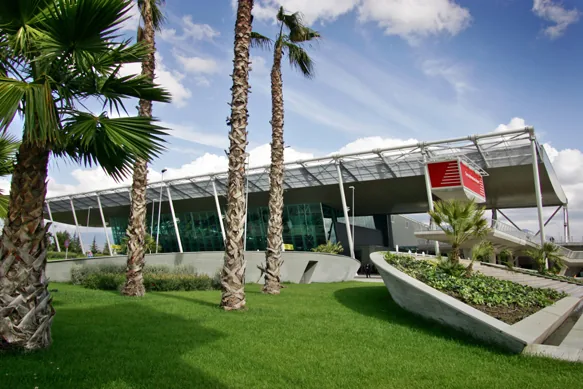
#> input picture viewer/app/lm/airport-photo.webp, 583 x 389 px
$ python dzi.py ../viewer/app/lm/airport-photo.webp out.png
#> lines starting #> are read from the running program, lines starting #| are printed output that depends on the picture
"""Cut a big image into a Deep Zoom (DZI) pyramid for OpenSeadragon, in one or more formats, encoded in parallel.

    python3 -I post/dzi.py map.png OUT_DIR/map [--formats avif,webp] [--tile 512]
Writes OUT_DIR/map.dzi and OUT_DIR/map_files/<level>/<col>_<row>.<ext> for every format.

Quality: the deepest level (native pixels, what people see when zoomed in) keeps the texture of the pixel art;
lower levels are averaged overviews and are compressed harder. Measured on the Tirana map (24 random tiles):
  WebP q90: 70 KB, 36.0 dB | AVIF q75: 50 KB, 35.7 dB | WebP q88 m6: 61 KB, 35.5 dB | AVIF q60: 33 KB, 33.8 dB
"""
import argparse, math, os
from concurrent.futures import ProcessPoolExecutor
from PIL import Image

Image.MAX_IMAGE_PIXELS = None
Q = {  # (deepest level, lower levels)
    'avif': (dict(quality=75), dict(quality=60)),
    'webp': (dict(quality=88, method=6), dict(quality=78, method=6)),
}


def encode_row(job):
    path, level, row, w, h, T, O, formats, top, files = job
    img = Image.open(path)
    n = 0
    for col in range(math.ceil(w / T)):
        x0, y0 = col * T - (O if col else 0), row * T - (O if row else 0)
        x1, y1 = min(w, (col + 1) * T + O), min(h, (row + 1) * T + O)
        tile = img.crop((x0, y0, x1, y1))
        for fmt in formats:
            tile.save(os.path.join(files, str(level), f'{col}_{row}.{fmt}'), fmt.upper(), **Q[fmt][0 if top else 1])
            n += 1
    return n


def main():
    ap = argparse.ArgumentParser()
    ap.add_argument('src'); ap.add_argument('dst')
    ap.add_argument('--tile', type=int, default=512)
    ap.add_argument('--overlap', type=int, default=1)
    ap.add_argument('--formats', default='avif,webp')
    ap.add_argument('--workers', type=int, default=os.cpu_count())
    a = ap.parse_args()
    formats = a.formats.split(',')
    img = Image.open(a.src).convert('RGB')
#> img is the input picture: PIL image 583x389 RGB; mean R, G, B 108.4, 121.2, 106.5
    W, H = img.size
#> W = 583; H = 389
    T, O = a.tile, a.overlap
    max_level = math.ceil(math.log2(max(W, H)))
#> max_level = 10
    files = a.dst + '_files'
    tmp = a.dst + '_level.png'
    jobs, n = [], 0
    level_img = img
    with ProcessPoolExecutor(a.workers) as ex:
        for level in range(max_level, -1, -1):
            scale = 2 ** (max_level - level)
            w, h = max(1, math.ceil(W / scale)), max(1, math.ceil(H / scale))
            if level_img.size != (w, h):
                level_img = level_img.resize((w, h), Image.LANCZOS)
            os.makedirs(os.path.join(files, str(level)), exist_ok=True)
            lp = f'{tmp}.{level}.png'; level_img.save(lp, compress_level=1)
            jobs.append(lp)
            n += sum(ex.map(encode_row, [(lp, level, r, w, h, T, O, formats, level == max_level, files) for r in range(math.ceil(h / T))]))
#> this loop made 1 pass
#> pass 1, in encode_row, `tile.save(os.path.join(files, str(level), f'{col}_{row}.{fmt}'), fmt.u..`:
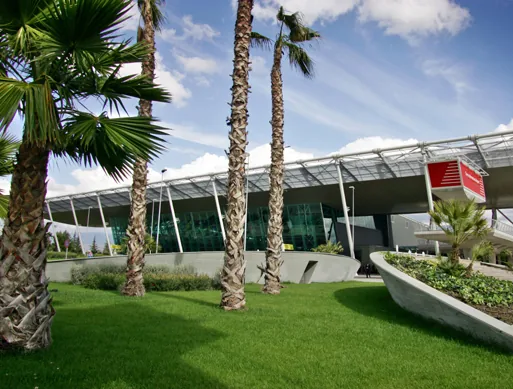
#> saved as 0_0.avif: PIL image 513x389 RGB; mean R, G, B 106.5, 119.5, 102.3
#> after the loop, jobs = ['out.png_level.png.10.png']; n = 0
    for lp in jobs:
        os.remove(lp)
    with open(a.dst + '.dzi', 'w') as f:
        f.write(f'<?xml version="1.0" encoding="UTF-8"?>\n<Image xmlns="http://schemas.microsoft.com/deepzoom/2008" '
                f'Format="{formats[0]}" Overlap="{O}" TileSize="{T}"><Size Width="{W}" Height="{H}"/></Image>\n')
    print(f'{a.dst}.dzi: {W}x{H}, {max_level + 1} levels, {n} tile files ({",".join(formats)})')


if __name__ == '__main__':
#> (the run stopped early here; a loop or call above may not have finished)

$ run again, on viewer/app/lm/airport-map.webp
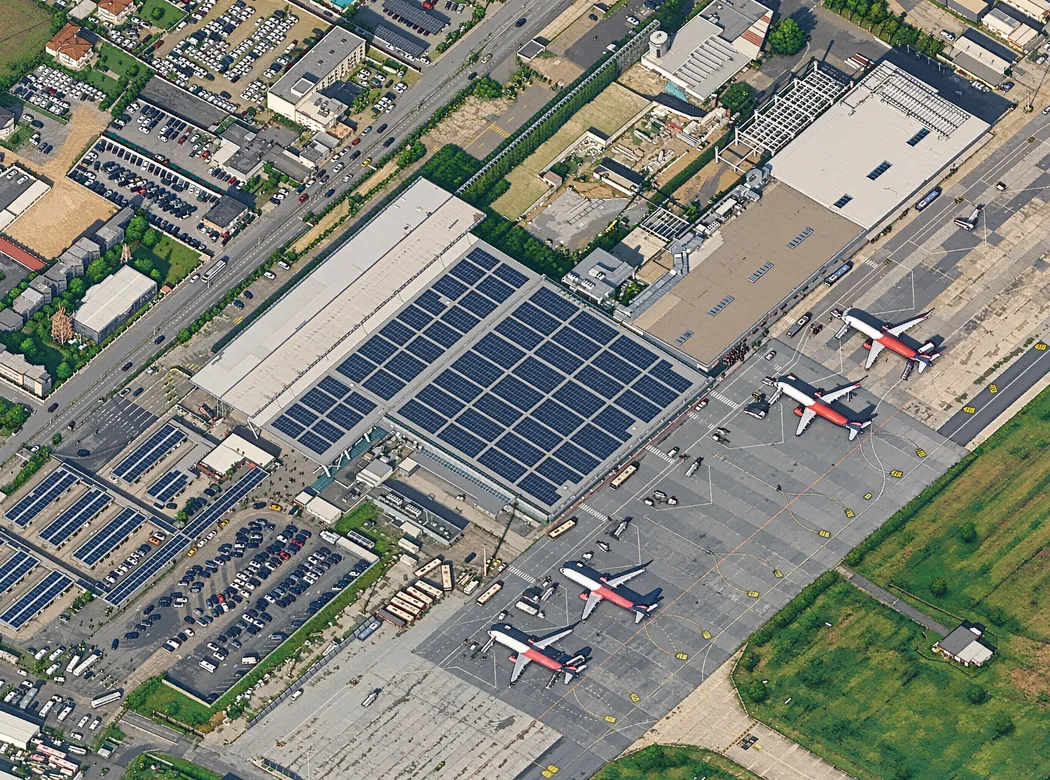
#> input picture viewer/app/lm/airport-map.webp, 1050 x 780 px
#> in main, img is the input picture: PIL image 1050x780 RGB; mean R, G, B 125.7, 128.4, 119
#> the loop in main, `for level in range(max_level, -1, -1):` made 1 pass
#> pass 1, in encode_row, `tile.save(os.path.join(files, str(level), f'{col}_{row}.{fmt}'), fmt.u..`:
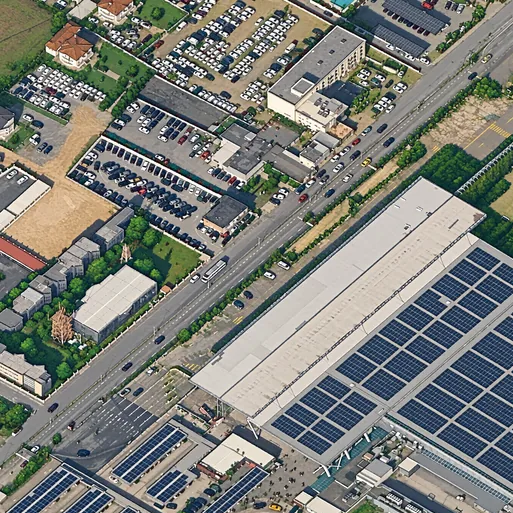
#> saved as 0_0.avif: PIL image 513x513 RGB; mean R, G, B 123.2, 125.9, 119.6
#> pass 1, in encode_row (call 2), `tile.save(os.path.join(files, str(level), f'{col}_{row}.{fmt}'), fmt.u..`:
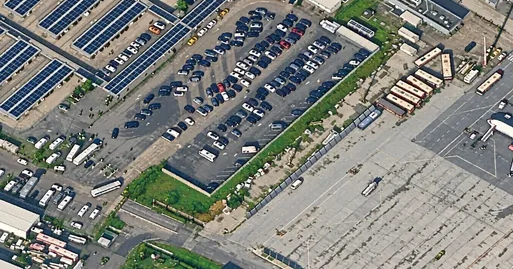
#> saved as 0_1.avif: PIL image 513x269 RGB; mean R, G, B 125.8, 128.3, 122.9
#> after the loop in main, `for level in range(max_level, -1, -1):`: jobs = ['out.png_level.png.11.png']; n = 0

$ run again, on viewer/app/lm/archaeology-map.webp
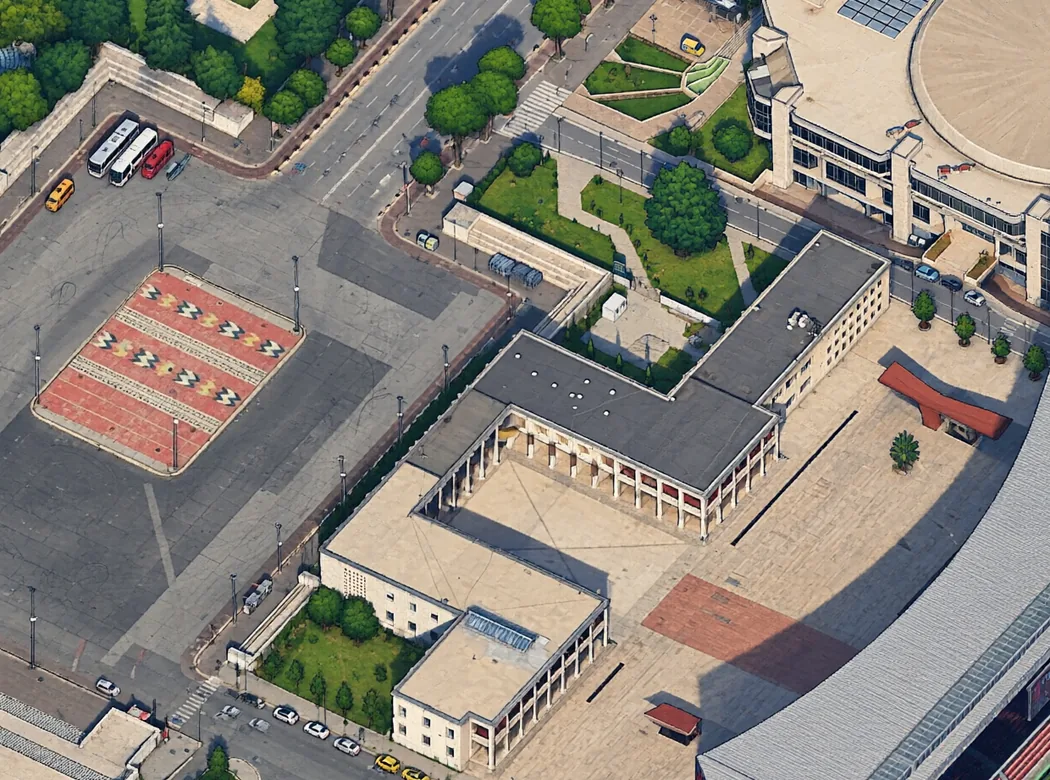
#> input picture viewer/app/lm/archaeology-map.webp, 1050 x 780 px
#> in main, img is the input picture: PIL image 1050x780 RGB; mean R, G, B 136.4, 131.2, 121.9
#> the loop in main, `for level in range(max_level, -1, -1):` made 1 pass
#> pass 1, in encode_row, `tile.save(os.path.join(files, str(level), f'{col}_{row}.{fmt}'), fmt.u..`:
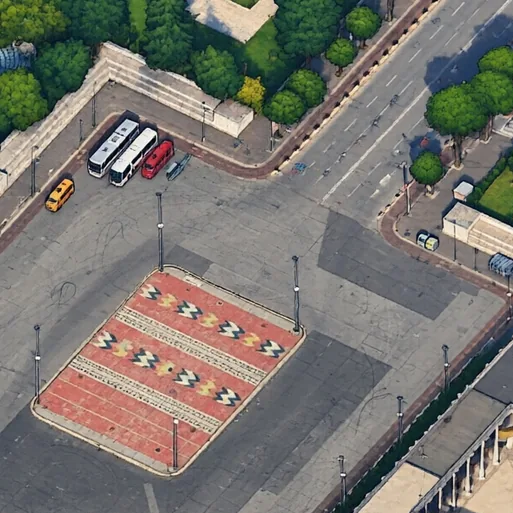
#> saved as 0_0.avif: PIL image 513x513 RGB; mean R, G, B 121.7, 118.2, 111.1
#> pass 1, in encode_row (call 2), `tile.save(os.path.join(files, str(level), f'{col}_{row}.{fmt}'), fmt.u..`:
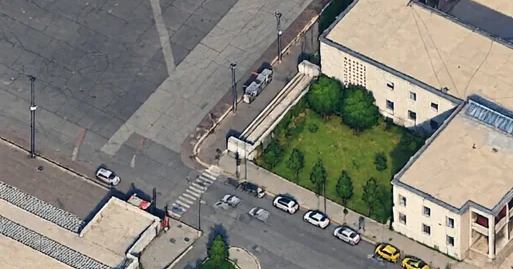
#> saved as 0_1.avif: PIL image 513x269 RGB; mean R, G, B 134.2, 131.5, 121.9
#> after the loop in main, `for level in range(max_level, -1, -1):`: jobs = ['out.png_level.png.11.png']; n = 0
